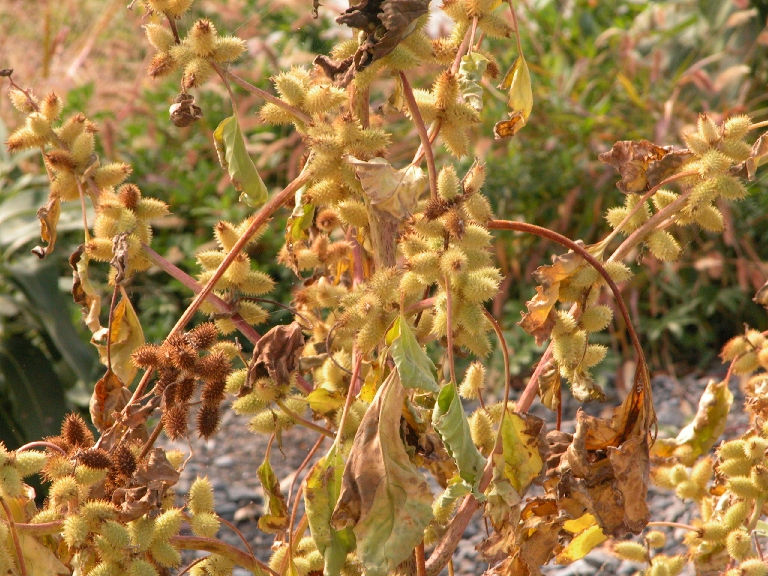
#> input picture Assignment3/sampleMerry_0011_Lasalle.jpg, 768 x 576 px
$ python sparse_coding.py   (Python 2 division)
#> lines starting #> are read from the running program, lines starting #| are printed output that depends on the picture
### Assignment3/generatePatches.py
import numpy as np
import matplotlib.image as img
import matplotlib.pyplot as plt


# function to generate the data:
def generate_data(data):
#> called with data = 'natural'
    if data == "pixels":
        n1 = 8 # image size is n1 * n1
        N = 1500 # number of images
        n = n1**2
        x = np.zeros((N, n1, n1))
        y = np.random.rand(N, n)
        x = -np.log(y)
        x = np.reshape(x, (N, n1, n1))
        x = x / np.max(x)

    elif data == "natural":

        # load and transform into gray scale:
        I = rgb2gray(img.imread('sampleMerry_0011_Lasalle.jpg'))
#> in rgb2gray, `return np.dot(image[..., :3], [0.2989, 0.587, 0.114])`:
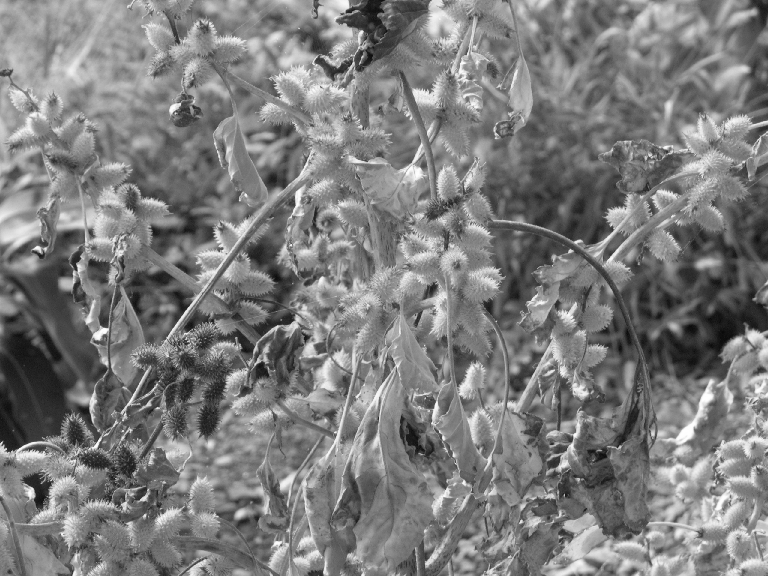
#> returned value: shape (576, 768) float64; min 9.13, max 254.7, mean 124.8

        # extract image patches:
        N = (np.shape(I)[0] * np.shape(I)[1]) / 64
#> N = 6912
        x = np.zeros((int(N), 8, 8))
        patch_nr = 0
        for i in range(1, int((np.shape(I)[0] / 8) + 1)):
            for j in range(1, int((np.shape(I)[1] / 8) + 1)):
                x[patch_nr, :, :] = I[(i-1)*8:i*8, (j-1)*8:j*8]
                patch_nr += 1
#> after the loop, patch_nr = 6912
        x = x / 64.0
    else: # data == gratings
        print("gratings")

    # reshape:
    X = np.zeros((int(N), 64))
    for k in range(0, int(N)):
        X[k, :] = np.reshape(np.squeeze(x[k, :, :]), (1, 64))
    return X


# function to transform color scale into gray scale:
def rgb2gray(image):
    return np.dot(image[..., :3], [0.2989, 0.587, 0.114])

### Assignment3/sparse_coding.py
import numpy as np
import matplotlib.image as img
import matplotlib.pyplot as plt
from generatePatches import *

# load data and standardize:
x = generate_data("natural")
m = np.mean(x, axis=0)
#> m = 64 values, max 1.96 at index 19, min 1.94 at index 47, mean 1.95
x = x - np.ones((np.shape(x)[0], 1)) * m

# eigenvalue decomposition:
eigenvalues, eigvectors = np.linalg.eig(np.cov(np.transpose(x)))
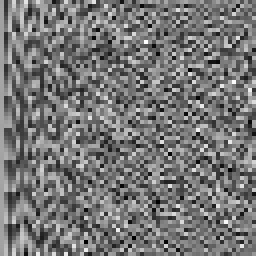
#> eigvectors: shape (64, 64) float64 (shown 4 times larger); min -0.325, max 0.377, mean 0.00204; drawn with min black and max white
#> eigenvalues = 64 values, max 21.55 at index 0, min 0.0054 at index 40, mean 0.465
eigvectors = np.transpose(eigvectors)
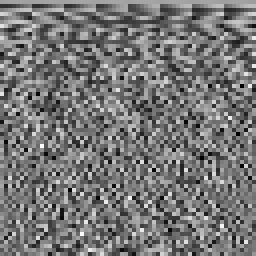
#> eigvectors: shape (64, 64) float64 (shown 4 times larger); min -0.325, max 0.377, mean 0.00204; drawn with min black and max white

# visualize PCA components:
fig = plt.figure(1)
for component in range(1, 65):
    ax = fig.add_subplot(8, 8, component)
    ax.imshow(np.reshape(eigvectors[component-1, :], (8, 8)), cmap=plt.get_cmap(name='gray'))
    plt.axis('off')
#plt.show()

# reconstruct image patches:
Z = np.matmul(x, eigvectors)
reconstruction = np.matmul(Z, np.transpose(eigvectors)) + m
print "reconstruct: ", np.shape(reconstruction)
#| reconstruct:  (6912, 64)
#> `#     print(a)`:
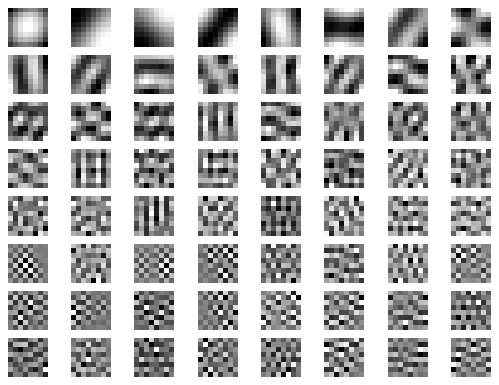
#> figure drawn by matplotlib, 64 panels

# use the method from Olshausen et al. (1996) to optimize sparsity:
decay = 0.1 # lambda
a = np.random.rand(np.shape(x)[0], np.shape(x)[1])  # coefficients to train

# [4 lines of commented-out code are left out]
